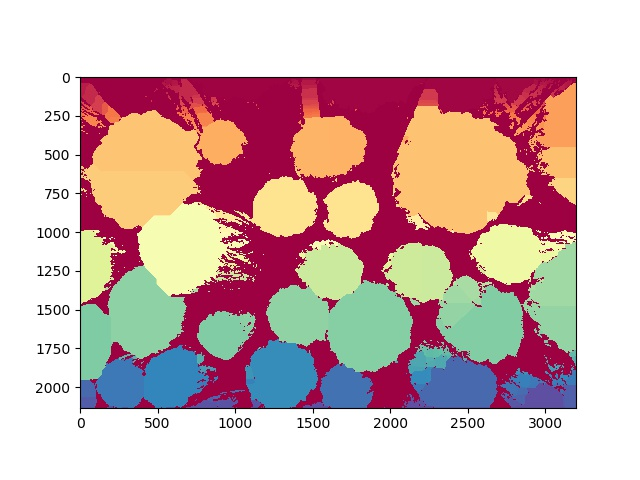
#> input picture other_image/aaaaaaaa.jpg, 640 x 480 px
$ python last_test.py
#> lines starting #> are read from the running program, lines starting #| are printed output that depends on the picture; after the words box and inside, x2 and y2 are one past the last pixel; in counts of white or black regions, pixels touching at a corner belong together
# _*_ coding: utf-8 _*_
__author__ = 'LelandYan'
__date__ = '2019/5/19 16:22'

import cv2
import matplotlib.pyplot as plt
import numpy as np

img = cv2.imread("aaaaaaaa.jpg")
#> img is the input picture: shape (480, 640, 3); mean B, G, R 179.3, 181.8, 209.6
# img = cv2.cvtColor(img,cv2.COLOR_RGB2GRAY)
img_hls = cv2.cvtColor(img, cv2.COLOR_BGR2HLS)
#> img_hls: shape (480, 640, 3); mean of channels 0, 1, 2 53, 190.9, 112.7
# [4 lines of commented-out code are left out]
from scipy import ndimage as ndi

img = img[:, :, 0]
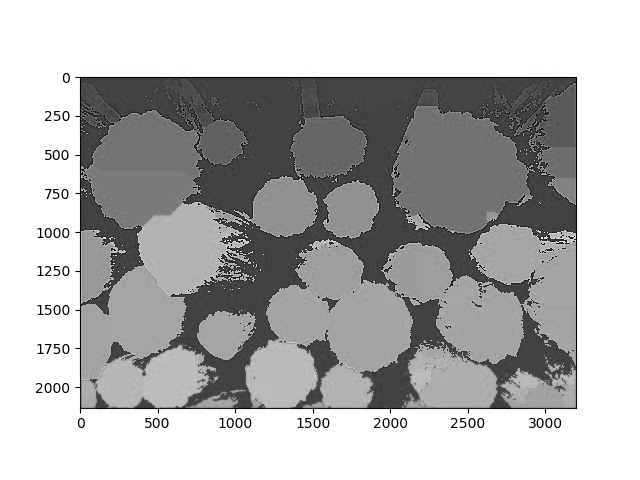
#> img: shape (480, 640); min 0, max 255, mean 179.3
plt.figure('hist_plot')
arr = img.flatten()
plt.hist(arr, 256)
plt.show()
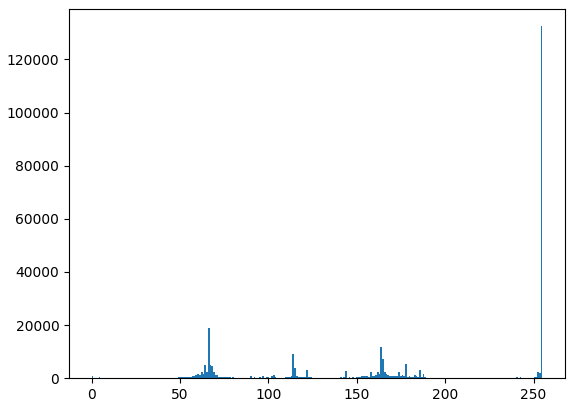
#> figure drawn by matplotlib, 1 panel; tallest bar 132485 high, from x = 254 to 255

rows, cols = img.shape
#> rows = 480; cols = 640
labels = np.zeros([rows, cols])
for i in range(rows):
    for j in range(cols):
        if (img[i, j] > 70):
            labels[i, j] = 1
        else:
            labels[i, j] = 0
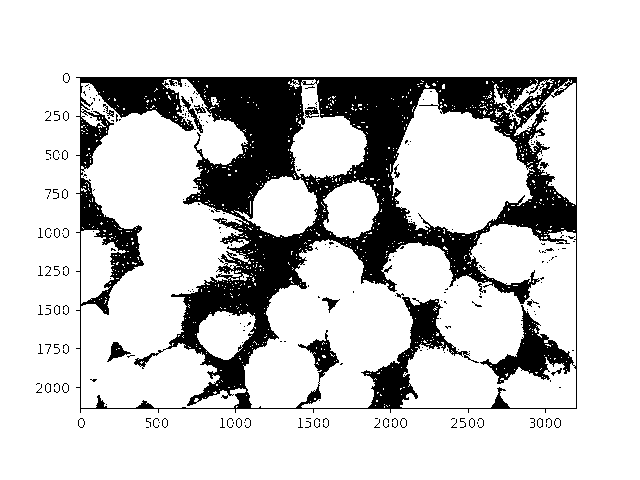
#> labels: shape (480, 640) float64; values 0 (black) and 1 (white), 80.9% white; 259 black regions (219 under 20 px), largest, box (x1, y1, x2, y2) and area: (76, 77, 577, 413) 56227, (107, 342, 131, 362) 201, (181, 96, 203, 133) 168

cv2.namedWindow("labels", cv2.WINDOW_NORMAL)
cv2.imshow("labels", labels)
cv2.waitKey(0)
cv2.destroyAllWindows()
